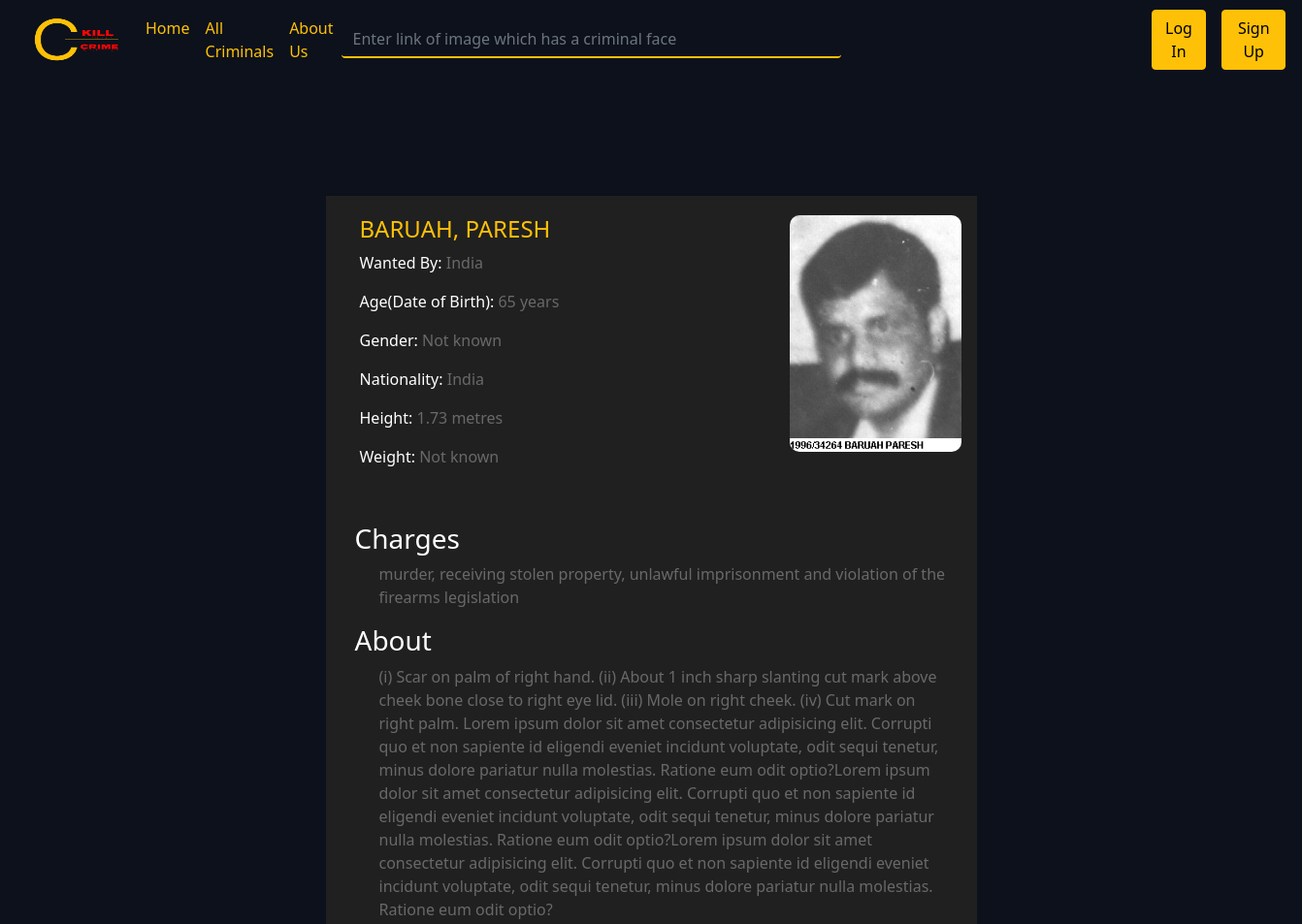
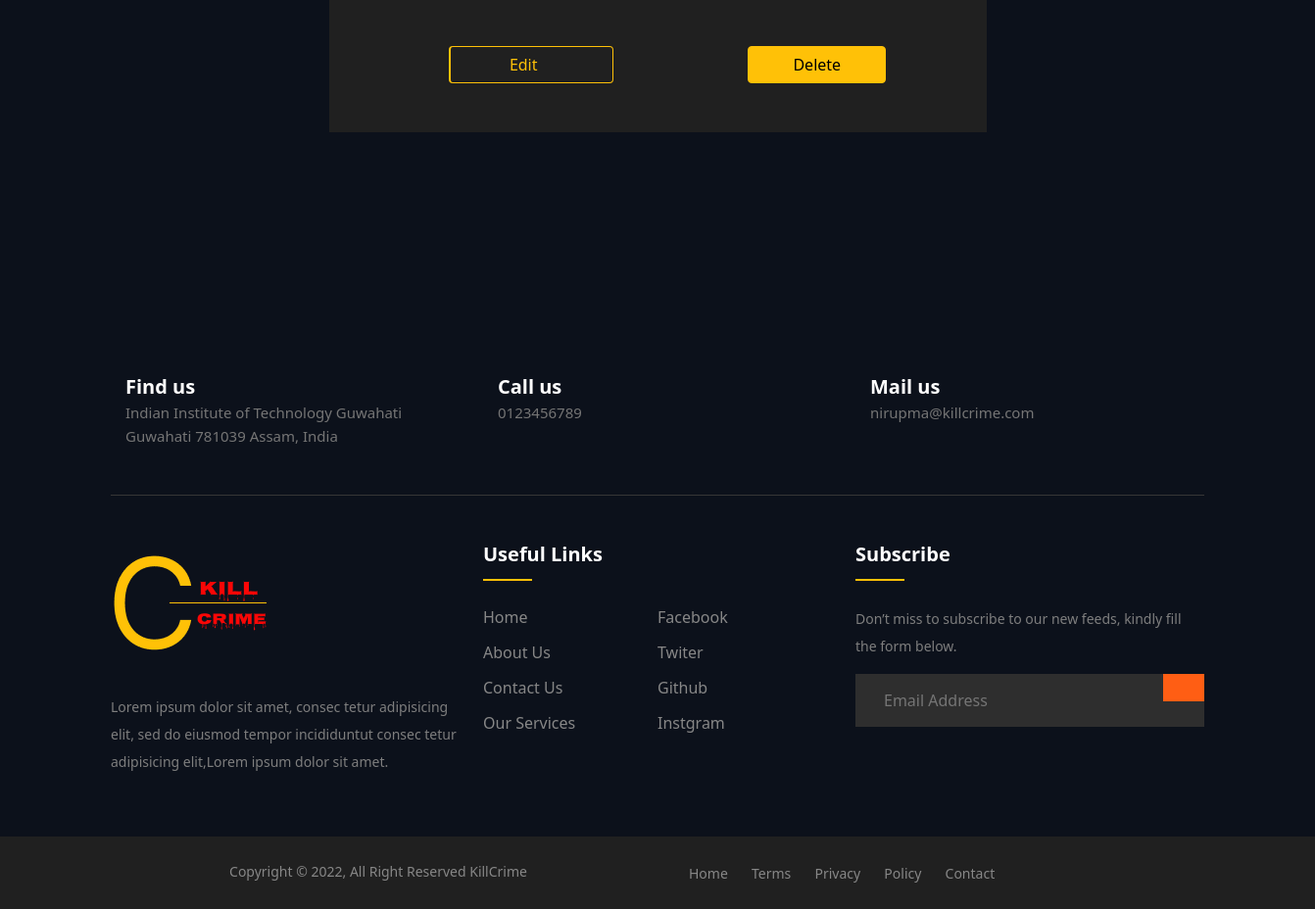
The page /viewCriminal/5 on the database its author committed (2 pictures, top to bottom).
### app1/models.py (models this page shows, shortened)
class Criminal(models.Model):
    crim_id = models.AutoField(primary_key=True)
    name = models.CharField(max_length=500)
    image = models.ImageField(upload_to = "app1/images",default="")
    age = models.CharField(max_length=50,default="Not known")
    nationality = models.CharField(max_length=100,default="Not known")
    gender = models.CharField(max_length=20,default="Male")
    weight = models.CharField(max_length=50,default="Not known")
    height = models.CharField(max_length=50,default="Not known")
    isWanted = models.BooleanField(default=False)
    wantedInCountry=models.CharField(max_length=100,default=" ")
    charges = models.CharField(max_length=1000,default="")
    about = models.CharField(max_length=10000,default="")

### app1/views.py (the view)
# urls.py: path('viewCriminal/<int:crim_id>', views.viewCriminal, name="viewCriminal"),
def viewCriminal(request,crim_id):
    try:
        criminal = Criminal.objects.filter(crim_id = crim_id)       # getting criminal data by 'id'
        return render(request,'viewCriminal.html',{'criminal':criminal[0]})
    except:
        return render(request,"error.html")

### app1/templates/viewCriminal.html (shortened to what this page needs)
{% extends "base.html" %}
{% block body %}
<div>
    <div class=" viewCriminalDiv">
        <div class="name">
            <div>
                <h4>{{criminal.name}}</h4>
                <p><span>Wanted By:</span> {{criminal.wantedInCountry}}</p>
                <p><span>Age(Date of Birth):</span> {{criminal.age}} years</p>
                <p><span>Gender:</span> {{criminal.gender}}</p>
                <p><span>Nationality:</span> {{criminal.nationality}}</p>
                <p><span>Height:</span> {{criminal.height}}</p>
                <p><span>Weight:</span> {{criminal.weight}}</p>
            </div>
            <div>
                <img src="/media/{{criminal.image}}" alt="">
            </div>
        </div>
        <div class="charges">
            <h3>Charges</h3>
            <p>{{criminal.charges}}</p>
            <h3>About</h3>
            <p>{{criminal.about}}</p>
            <div class="container">
                <div class="row">
                    <div class="col-6">
                        <div class="d-grid gap-2 col-6 mx-auto">
                            <a href="/edit/{{criminal.crim_id}}"><button style="padding-left: 3.75rem;padding-right: 4.75rem;border-left-width: 2px;" class="btn btn-outline-warning submit" type="link">Edit</button></a>
                        </div>
                    </div>
                    <div class="col-6">
                        <form action="/deleteCriminal/{{criminal.crim_id}}" method="post"> {% csrf_token %}
                            <div class="d-grid gap-2 col-6 mx-auto">
                                <button class="btn btn-warning submit" type="submit">Delete</button>
                            </div>
                    </div>
                </div>
            </div>
        </div>
    </div>
    {% endblock body %}

### app1/templates/base.html (style rules this page uses)
a { text-decoration:none; }
body { color: #fbfbfb; background-color: #0c111b; }
.nav-link,a { color:#ffc107 }

### app1/templates/viewCriminal.html (style rules this page uses)
.viewCriminalDiv { width: 50%; margin: auto; margin-top: 120px; margin-bottom: 200px; display: grid; grid-template-columns: repeat(1, 1fr); background-color: #202020; color: #696969; }
.name { padding: 20px 20px; display: grid; grid-template-columns: repeat(2, 1fr); }
.name div img { width: 70%; height: auto; border-radius: 10px; margin-left: 5rem; }
.name div:nth-of-type(2) { margin-left: 63px; }
.name h4, .name p { margin-left: 15px; }
.name p span { font-size: 16px; color: white; }
.name h4 { color: #ffc107; }
.charges { padding: 20px 30px; }
.charges h3 { color: white; }
.charges p { margin-left: 25px; }
.charges .container { margin: 50px 20px 30px 10px; }

### rows shown on the page
Criminal: name "BARUAH, PARESH", wantedInCountry "India", age "65", gender "Not known", nationality "India", height "1.73 metres", weight "Not known", image (picture), charges "murder, receiving stolen property, unlawful imprisonment and violation of the firearms legislation", about "(i) Scar on palm of right hand. (ii) About 1 inch sharp slanting cut mark above cheek bone close to right eye lid. (iii) Mole on right cheek. (iv) Cut mark on right palm. Lorem ipsum dolor sit amet consectetur adipisicing elit. Corrupti quo et non sapiente id eligendi eveniet incidunt voluptate, odit sequi tenetur, minus dolore pariatur nulla molestias. Ratione eum odit optio?Lorem ipsum dolor sit amet consectetur adipisicing elit. Corrupti quo et non sapiente id eligendi eveniet incidunt voluptate, odit sequi tenetur, minus dolore pariatur nulla molestias. Ratione eum odit optio?Lorem ipsum dolor sit amet consectetur adipisicing elit. Corrupti quo et non sapiente id eligendi eveniet…"
